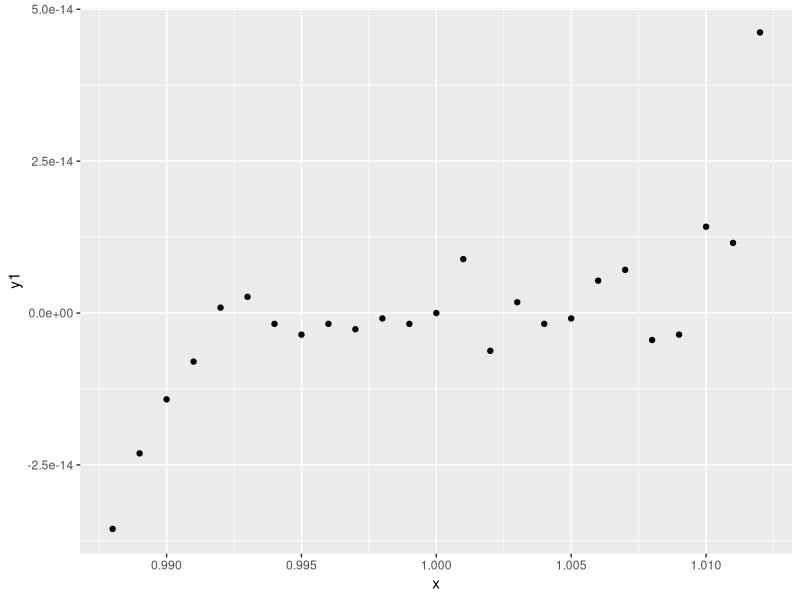
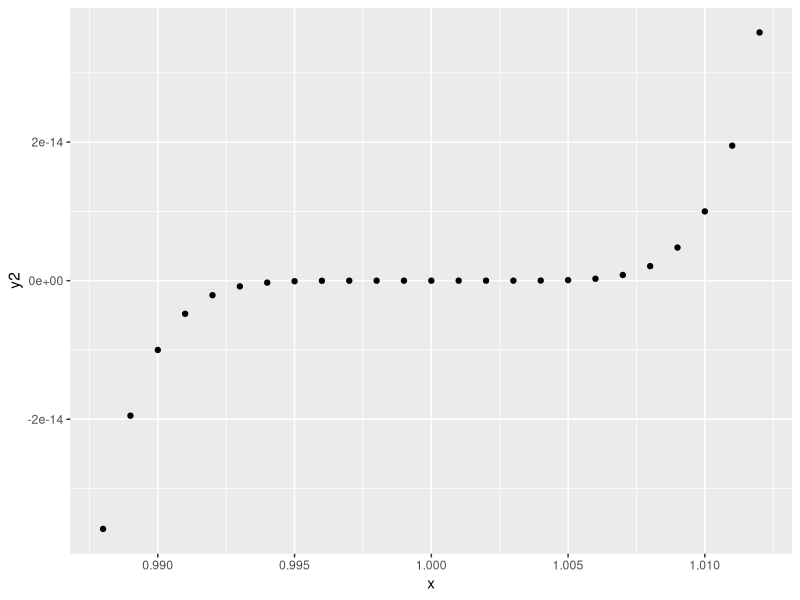

Write R code to recreate these figures, in order.
## ---- chunk 1
rm(list= ls())
# Well donw!
# You can put your text lines out of the code blocks, just like how you write a report.
# I made a few edits as an example for you.
## ---- chunk 2
(0.7+0.2)+0.1==1
0.7+(0.2+0.1)==1
(0.7+0.1)+0.2==1
## ---- chunk 3
#2 (a)
library(ggplot2)
x=seq(from=0.988, to=1.012, by=0.001)
y1=x^7 - 7 * x^6 + 21 * x^5 - 35 * x^4 + 35 * x^3 - 21 * x^2 + 7 * x - 1
qplot(x, y1)
#2 (b)
y2=(x - 1)^7
qplot(x, y2)
#2 (c) the first graph y1 does not look like polynomials because we have roundoff errors. It takes differences of very close numbers and lose precision.

#3 (a)
u=c(1, 2, 3, 3, 2, 1)
as.numeric(t(u) %*% u)
#3 (b)
U=diag(6) - (2 / as.numeric(t(u) %*% u)) * u %*% t(u)
# Find the largest off-diagonal elements of U*U
M=U %*% U
max(M[col(M) != row(M)])
# Find the smallest off-diagonal elements of U*U
min(M[col(M) != row(M)])
#3 (c)
max(diag(M))
min(diag(M))
#3 (d)
U %*% u
#3 (e)
max(colSums(abs(U)))
#3 (f)
U[3, ]
#3 (g)
U[3:6, 2]
#3 (h)
A=U[, 1:3]
P=A %*% t(A)
print(P)
#3 (i)
P %*% P - P
#3 (j)
B=U[, 4:6]
Q=B %*% t(B)
print(Q)
#3 (k)
Q %*% Q - Q
#3 (l)
P + Q

#4
oringp=read.table(file="oringp.dat", 
                  col.names = c("flightNumber","date","numberOrings","numberFailed","tempAtLaunch"))
cor(oringp$numberFailed[-24],oringp$tempAtLaunch[-24])

#5 (a) three parts:the body() , the code inside the function. the formals() , the list of arguments which controls how you can call the function. the environment() , the “map” of the location of the function's variables.
#5 (b) the code returns 11
#5 (c) rewrite to:
mean(c(1:10, NA), na.rm = TRUE)
#5 (d)
f2 <- function(a, b) {
  return(a * 10)
}
f2(10, stop("This is an  error!"))
#this function does not throw an error when called. the second argument is never used.

#6 (a)
A=function(n){
  B=matrix(nrow = n, ncol = n)
  for (i in 1:n){
    for (j in 1:n){
      B[i,j]=1/(abs(i-j)+1)
    }
  }
  return(B)
}
#6 (b)
B=A(10)
B
#6 (c)
chol(B)
#6 (d)
det(B)
